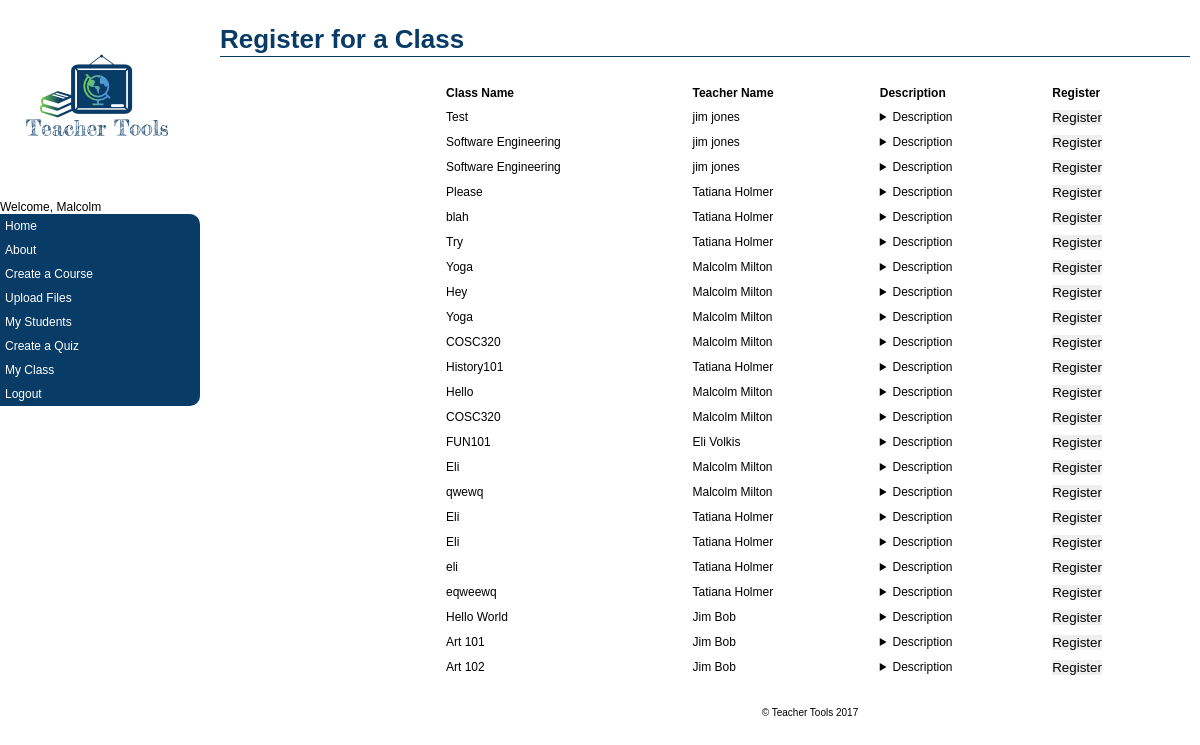
The page /Register_For_Class2.php (signed in) on the database its author committed.
### tables this page shows
CREATE TABLE `Courses` (
  `CourseID` int(10) NOT NULL,
  `Name` varchar(50) NOT NULL,
  `TeacherID` int(10) NOT NULL,
  `EnrollmentNumber` int(10) DEFAULT NULL,
  `Description` text NOT NULL,
  `NumSeats` int(11) NOT NULL,
  `TotalStudents` int(11) NOT NULL DEFAULT '0'
);

CREATE TABLE `TeacherUser` (
  `UserName` varchar(25) NOT NULL,
  `Password` varchar(25) NOT NULL,
  `FirstName` varchar(25) NOT NULL,
  `LastName` varchar(25) NOT NULL,
  `Email` varchar(50) NOT NULL,
  `JoinedDate` date NOT NULL,
  `TeacherID` int(11) NOT NULL
);

### Register_For_Class2.php (the view, shortened to what this page needs)
<?php $title = "Register for a Class"; include 'header.php'; ?>
<section>
<div id="content">
<?php
include("ConnectDatabase.php");
$SearchText = $_POST['SearchText'];
$query = "SELECT t.FirstName, t.LastName, t.TeacherID, c.Name, c.CourseID, c.Description
	 FROM TeacherUser t
	 INNER JOIN Courses c ON t.TeacherID = c.TeacherID
	 WHERE t.FirstName LIKE '%" . $SearchText . "%' OR t.LastName LIKE '%" . $SearchText .
	       "%' OR c.Name LIKE '%" . $SearchText . "%' ";
if($r=mysqli_query($link, $query))
{
	echo "<table border='1'><thead><tr><th>Class Name</th><th>Teacher Name</th><th>Description</th><th>Register</th></tr></thead>";
	while($row=mysqli_fetch_array($r))
	{
		echo "<tr>";
		echo "<td>" . $row['Name'] . "</td>";
		echo "<td>" . $row['FirstName'] . " " . $row['LastName'] . "</td>";
		echo "<td><details><summary>Description</summary><p>" . $row['Description'] . "</p></details></td>";
		echo "<td><button onclick='myFunction(" . $row['CourseID'] . ")'>Register</button></td>";
		echo "</tr>";
	}
	echo "</table>";
}
?>
<?php include 'footer.php';?>

### header.php (shortened to what this page needs)
<!DOCTYPE html>
<html lang="en">
<head>
	<link rel="stylesheet" type="text/css" href="normalize.css" />
	<link rel="stylesheet" type="text/css" href="default-css.css" />
</head>
<body>
<main>
<nav>
	<p id="logo"><img alt="Teacher Tools logo" src="images/logo.png" /></p>
	<?php
	if(isset($_SESSION['FirstName']))
		echo"<p>Welcome, " . $_SESSION['FirstName'] . "</p>";
	?>
	<ul>
		<li><a href="default.php">Home</a></li>
		<li><a href="About.php">About</a></li>
	<?php
	if(isset($_SESSION['StudentID']))
	{
		echo'<li><a href="myClass.php">My Class</a></li>';
		echo'<li><a href="Assignments.php">My Assignments</a></li>';
		echo'<li><a href="Register_For_Class.php">Register For Class</a></li>';
		echo'<li><a href="Discussion.php">Discussion</a></li>';
	}
	else if(isset($_SESSION['TeacherID']))
	{
		echo'<li><a href="CreateCourse.php">Create a Course</a></li>';
		echo'<li><a href="UploadFiles.php">Upload Files</a></li>';
		echo'<li><a href="myStudents.php">My Students</a></li>';
		echo'<li><a href="CreateQuiz.php">Create a Quiz</a></li>';
		echo'<li><a href="myClass.php">My Class</a></li>';
	}
	?>
	<?php
	if(isset($_SESSION['FirstName']))
	{
		echo'<li><a href="Logout.php">Logout</a></li>';
	}
	?>
	</ul>
</nav>
<section>
<header>
	<h1><?php echo htmlentities($title) ?></h1>
</header>
<div id="content">

### footer.php
</div>
</section>
<footer>
	<p>&copy; Teacher Tools 2017</p>
</footer>
</main>
</body>
</html>

### default-css.css (style rules this page uses)
* { margin: 0px; padding: 0px; border: 0px; }
html, body { height: 100%; }
body { background-color: #ffffff; font: 12px Verdana, Tahoma, sans-serif; color: #000000; margin-top: -16px; }
main { display: block; width: 100%; margin: 0 auto; height: 100%; margin-top: 16px; }
nav { background-color: #ffffff; float: left; width: 200px; height: 100%; position: fixed; padding-bottom: 20px; }
nav ul:first-of-type { margin-top: 0px; padding-top: 0px; }
nav ul { margin-top: 10px; width: 100%; list-style-type: none; }
nav ul li:first-child a { border-radius: 0px 10px 0px 0px; }
nav ul li:last-child a { border-radius: 0px 0px 10px 0px; }
nav ul li { color: #fff; }
nav ul li a { background-color: #083B66; color: #fff; display: block; width: 195px; text-decoration: none; padding: 5px 0px 5px 5px; }
section { margin-left: 210px; padding: 5px 10px 10px 10px; }
section header { display: block; width: 100%; }
section header h1 { color: #083B66; font-size: 26px; border-bottom: 1px solid #083B66; line-height: 34px; }
section #content p { padding: 5px 0px; line-height: 140%; }
footer { font-size: 10px; color: #000000; text-align: center; margin-left: 210px; padding: 10px 0px; }
#logo { border: 0; display: block; height: 200px; width: 200px; }
table { width: 100%; }
table > thead > tr > th { font-weight: bold; text-align: left; }
table > thead > tr > th, table > tbody > tr > td { padding: 4px 20px 4px 4px; }

### rows shown on the page
courses: Name "Test", TeacherID.FirstName "jim", TeacherID.LastName "jones"
courses: Name "Software Engineering", TeacherID.FirstName "jim", TeacherID.LastName "jones"
courses: Name "Software Engineering", TeacherID.FirstName "jim", TeacherID.LastName "jones"
courses: Name "Please", TeacherID.FirstName "Tatiana", TeacherID.LastName "Holmer"
courses: Name "blah", TeacherID.FirstName "Tatiana", TeacherID.LastName "Holmer"
courses: Name "Try", TeacherID.FirstName "Tatiana", TeacherID.LastName "Holmer"
courses: Name "Yoga", TeacherID.FirstName "Malcolm", TeacherID.LastName "Milton"
courses: Name "Hey", TeacherID.FirstName "Malcolm", TeacherID.LastName "Milton"
courses: Name "Yoga", TeacherID.FirstName "Malcolm", TeacherID.LastName "Milton"
courses: Name "COSC320", TeacherID.FirstName "Malcolm", TeacherID.LastName "Milton"
courses: Name "History101", TeacherID.FirstName "Tatiana", TeacherID.LastName "Holmer"
courses: Name "Hello", TeacherID.FirstName "Malcolm", TeacherID.LastName "Milton"
courses: Name "COSC320", TeacherID.FirstName "Malcolm", TeacherID.LastName "Milton"
courses: Name "FUN101", TeacherID.FirstName "Eli", TeacherID.LastName "Volkis"
courses: Name "Eli", TeacherID.FirstName "Malcolm", TeacherID.LastName "Milton"
courses: Name "qwewq", TeacherID.FirstName "Malcolm", TeacherID.LastName "Milton"
courses: Name "Eli", TeacherID.FirstName "Tatiana", TeacherID.LastName "Holmer"
courses: Name "Eli", TeacherID.FirstName "Tatiana", TeacherID.LastName "Holmer"
courses: Name "eli", TeacherID.FirstName "Tatiana", TeacherID.LastName "Holmer"
courses: Name "eqweewq", TeacherID.FirstName "Tatiana", TeacherID.LastName "Holmer"
courses: Name "Hello World", TeacherID.FirstName "Jim", TeacherID.LastName "Bob"
courses: Name "Art 101", TeacherID.FirstName "Jim", TeacherID.LastName "Bob"
courses: Name "Art 102", TeacherID.FirstName "Jim", TeacherID.LastName "Bob"

### other values the page prints
$_SESSION['FirstName'] "Malcolm"
$title "Register for a Class"
